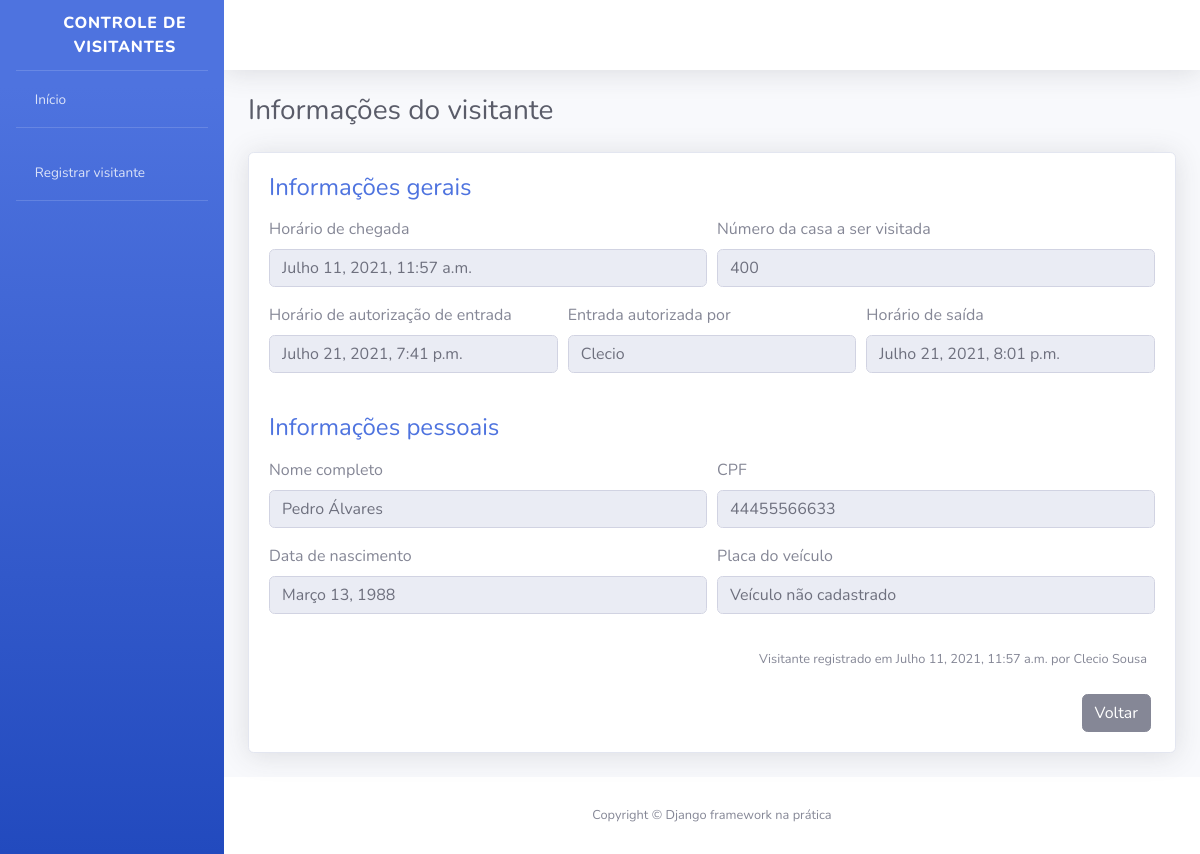
The page /informacao-visitante/2/ on the database its author committed.
### visitantes/models.py (models this page shows, shortened)
class Visitante(models.Model):
    STATUS_VISITANTE =[
        ("AGUARDANDO", "Aguardando autorização"),
        ("EM_VISITA", "Em visita"),
        ("FINALIZADO", "Visita finalizada")
    ]
    status = models.CharField(
        verbose_name="Status",
        max_length=10,
        choices=STATUS_VISITANTE,
        default="AGUARDANDO"
    )
    nome_completo = models.CharField(
        verbose_name="Nome completo",
        max_length=194
    )
    cpf = models.CharField(
        verbose_name="CPF",
        max_length=11
    )
    data_nascimento = models.DateField(
        verbose_name="Data de nascimento",
        auto_now=False,
        auto_now_add=False
    )
    numero_casa = models.PositiveSmallIntegerField(
        verbose_name="Numero da casa"
    )
    placa_veiculo = models.CharField(
        verbose_name="Placa do veículo",
        max_length=7,
        blank=True,
        null=True
    )
    horario_chegada = models.DateTimeField(
        verbose_name="Horário de chegada na portaria",
        auto_now_add=True, #registra a hora automaticamente
    )
    horario_saida = models.DateTimeField(
        verbose_name= " Horário de saída do condomínio",
        auto_now=False,
        blank=True,
        null=True
    )
    horario_autorizacao = models.DateTimeField(
        verbose_name="Horário de autorização de entrada",
        auto_now=False,
        blank=True,
        null=True
    )
    morador_responsavel = models.CharField(
        verbose_name="Morador responsável pela autorização",
        max_length=194,
        blank=True
    )
    registrado_por = models.ForeignKey(
        "porteiros.Porteiro",
        verbose_name="Porteiro responsável",
        on_delete=models.PROTECT,
    )
    def get_horario_saida(self):
        if self.horario_saida:
            return self.horario_saida
        return "Horário de saída não registrado"
    def get_horario_autorizacao(self):
        if self.horario_autorizacao:
            return self.horario_autorizacao
        return "Visitante aguardando autorização"
    def get_morador_responsavel(self):
        if self.morador_responsavel:
            return self.morador_responsavel
        return "Visitante aguardando autorização"
    def get_placa_veiculo(self):
        if self.placa_veiculo:
            return self.placa_veiculo
        return "Veículo não cadastrado"
    class Meta:
        verbose_name = "Visitante"
        verbose_name_plural = "Visitantes"
        db_table = "visitante"

### porteiros/models.py (models this page shows)
class Porteiro(models.Model):
    usuario = models.OneToOneField(
        "usuarios.Usuario", #aplicativo.Nome_da_classe
        verbose_name="Usuário",
        on_delete=models.PROTECT #impede que o registro do objeto seja excluido
    )
    nome_completo = models.CharField(
        verbose_name="Nome completo",
        max_length=194,
    )
    cpf = models.CharField(
        verbose_name="CPF",
        max_length=11,
    )
    telefone = models.CharField(
        verbose_name="Telefone de contato",
        max_length=11
    )
    data_nascimento = models.DateField(
        verbose_name="Data de nascimento",
        auto_now=False, #atualizar o valor sempre que atualizar as informacoes do objeto(porteiro)
        auto_now_add=False #utilizar data atual como registro no BD
    )
    class Meta: #classes e metodos que acompanha todos os modelos do django
        verbose_name = "Porteiro"
        verbose_name_plural = "Porteiros"
        db_table = "porteiro"
    def __str__(self):
        return self.nome_completo

### visitantes/views.py (the view, shortened to what this page needs)
def informacoes_visitante(request, id):
    visitante = get_object_or_404(
        Visitante,
        id=id
    )
    form = AutorizaVisitanteForm()
    context = {
        "visitante": visitante,
        "nome_pagina": "Informações do visitante",
        "form": form
    }
    return render(request, "informacoes_visitante.html", context)

### visitantes/forms.py
class AutorizaVisitanteForm(forms.ModelForm):
    morador_responsavel = forms.CharField(required=True)
    class Meta:
        model = Visitante
        fields =[
            "morador_responsavel"
        ]
        error_messages ={
            "morador_responsavel": {
                "required":"Por favor, informe o nome do morador responsável por autorizar a entrada do visitante"
            }
        }
        """"
        CAMPOS SELECIONADOS

        fields = (
            "nome_completo", "cpf","data_nascimento",
            "numero_casa", "placa_veiculo"
        )
        """

### templates/informacoes_visitante.html (shortened to what this page needs)
{% extends "base.html" %}
{% load widget_tweaks %}
{% block conteudo %}
<div class="container">
    <div class="d-sm-flex align-items-center justify-content-between mb-4">
        <h1 class="h3 mb-0 text-gray-800">{{ nome_pagina }}</h1>
    </div>
    <div class="card shadow mb-4">
        <div class="card-body">
            <h4 class="mb-3 text-primary">
                Informações gerais
            </h4>
            <form>
                <div class="form-row">
                    <div class="form-group col-md-6">
                        <label>Horário de chegada</label>
                        <input type="text" class="form-control" value="{{ visitante.horario_chegada }}" disabled>
                    </div>
                    <div class="form-group col-md-6">
                        <label>Número da casa a ser visitada</label>
                        <input type="text" class="form-control" value="{{ visitante.numero_casa }}" disabled>
                    </div>
                </div>
                <div class="form-row">
                    <div class="form-group col-md-4">
                        <label>Horário de autorização de entrada</label>
                        <input type="text" class="form-control" value="{{ visitante.get_horario_autorizacao }}" disabled>
                    </div>
                    <div class="form-group col-md-4">
                        <label>Entrada autorizada por</label>
                        <input type="text" class="form-control" value="{{ visitante.get_morador_responsavel }}" disabled>
                    </div>
                    <div class="form-group col-md-4">
                        <label>Horário de saída</label>
                        <input type="text" class="form-control" value="{{ visitante.get_horario_saida }}" disabled>
                    </div>
                </div>
            </form>
            <h4 class="mb-3 mt-4 text-primary">
                Informações pessoais
            </h4>
            <form>
                <div class="form-row">
                    <div class="form-group col-md-6">
                        <label>Nome completo</label>
                        <input type="text" class="form-control" value="{{ visitante.nome_completo }}" disabled>
                    </div>
                    <div class="form-group col-md-6">
                        <label>CPF</label>
                        <input type="text" class="form-control" value="{{ visitante.cpf }}" disabled>
                    </div>
                </div>
                <div class="form-row">
                    <div class="form-group col-md-6">
                        <label>Data de nascimento</label>
                        <input type="text" class="form-control" value="{{ visitante.data_nascimento }}" disabled>
                    </div>
                    <div class="form-group col-md-6">
                        <label>Placa do veículo</label>
                        <input type="text" class="form-control" value="{{ visitante.get_placa_veiculo }}" disabled>
                    </div>
                </div>
            </form>
            <p class="mr-2 mt-3 mb-4 text-right">
                <small>
                    Visitante registrado em {{ visitante.horario_chegada }} por {{ visitante.registrado_por }}
                </small>
            </p>
            <div class="mr-1 text-right">
                <a href="{% url 'index' %}" class="btn btn-secondary text-white" type="button">
                    <span class="text">Voltar</span>
                </a>
            </div>
        </div>
    </div>
</div>
{% endblock %}

### rows shown on the page
Visitante: horario_chegada "Julho 11, 2021, 11:57 a.m.", numero_casa "400", get_horario_autorizacao "Julho 21, 2021, 7:41 p.m.", get_morador_responsavel "Clecio", get_horario_saida "Julho 21, 2021, 8:01 p.m.", nome_completo "Pedro Álvares", cpf "44455566633", data_nascimento "Março 13, 1988", get_placa_veiculo "Veículo não cadastrado", registrado_por "Clecio Sousa"

### other values the page prints
{{ nome_pagina }} "Informações do visitante"
